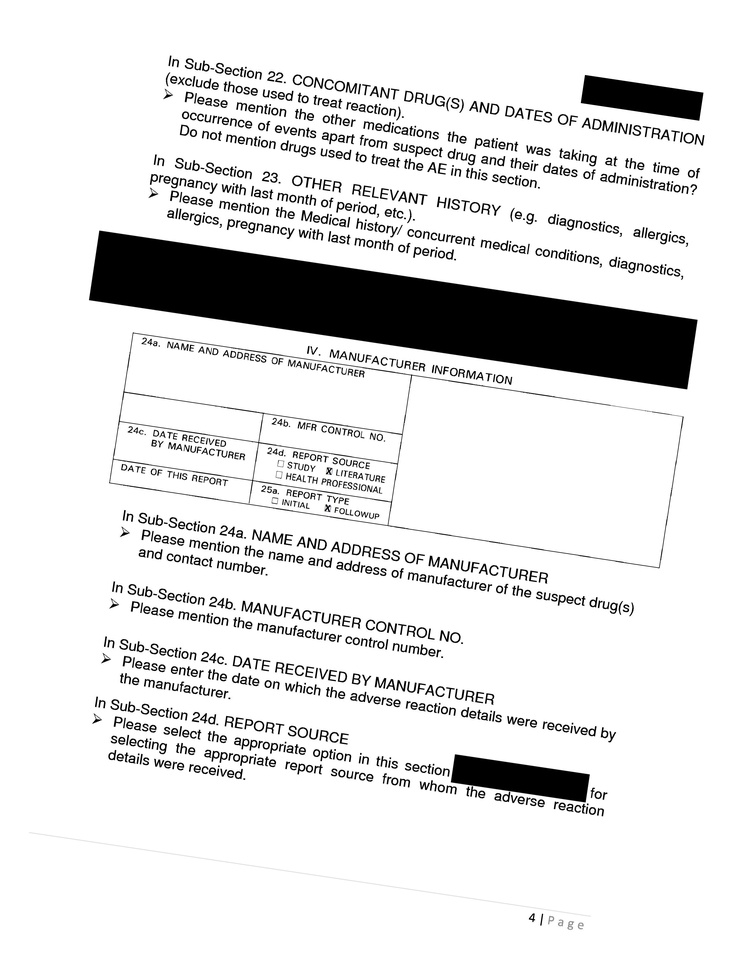
#> input picture ImageProcessingProblems/images/Skew/skew-1.jpg, 738 x 956 px, shrunk from 2550 x 3300 before the run; its folder holds only this picture in this run
$ python Deskewing.py
#> lines starting #> are read from the running program, lines starting #| are printed output that depends on the picture
import cv2
import numpy as np
import glob, os

source_path='./images/Skew/'
destination_path='./images/Skew/deskewd_images/'

for pathAndFilename in glob.iglob(os.path.join(source_path,"*.jpg")):
    #Taking the path data and opening the images
    title, ext = os.path.splitext(os.path.basename(pathAndFilename))
    print(title+ext)
    img = cv2.imread(source_path+title+ext,0)
#> img: shape (956, 738); min 0, max 255, mean 225.5
    dimension=img.shape
#> dimension = (956, 738)

    # adding boarder line of 10% just to make sure anchor point lies properly within image
    border_size = int(0.1*max(img.shape))
#> border_size = 95
    img = cv2.copyMakeBorder(img, border_size, border_size, border_size, border_size, 1)
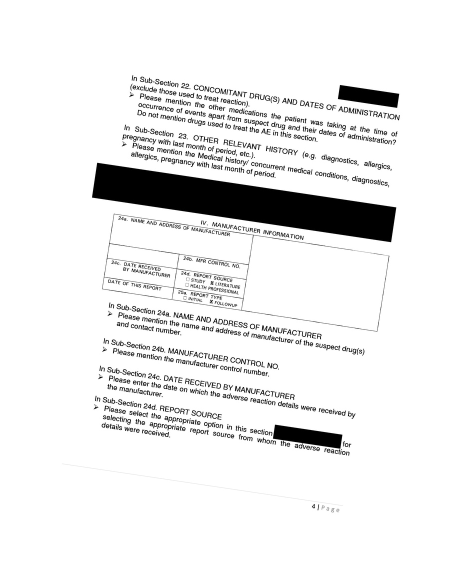
#> img: shape (1146, 928) (shown at 1/2 size); min 0, max 255, mean 235.4

    # converting image to negtive i.e. content is kept white and bg is black
    binary=cv2.bitwise_not(img)
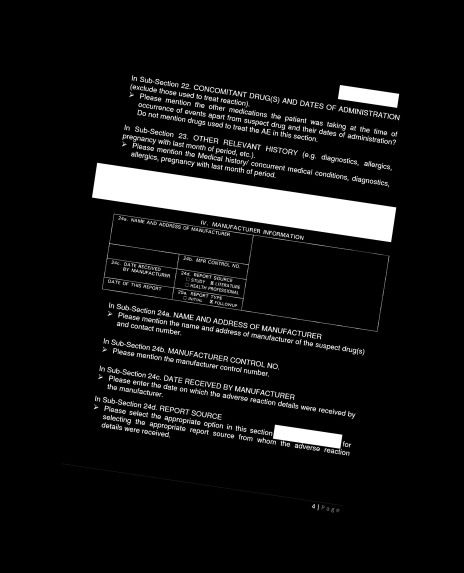
#> binary: shape (1146, 928) (shown at 1/2 size); min 0, max 255, mean 19.6

    coordinates = np.column_stack(np.where(binary > 100))
#> coordinates = 85676 pairs, first value 151 to 1023, second value 184 to 798

    # Cv2.minArea Rect creates rectangle around the given c0-ordinates and also calculates the angle at which the major axis of image lies
    ang = cv2.minAreaRect(coordinates)[-1]
#> ang = -8.22

    if ang < -45:
        ang = -(90 + ang)
    else:
        ang = -ang
#> ang = 8.22
    height, width = img.shape[:2]
#> height = 1146; width = 928
    center_img = (width / 2, height / 2)
#> center_img = (464, 573)

    # image is rotated by given angle.
    rotationMatrix = cv2.getRotationMatrix2D(center_img, ang, 1.0)
#> rotationMatrix = [[0.99, 0.143, -77.15], [-0.143, 0.99, 72.22]]
    rotated_img = cv2.warpAffine(binary, rotationMatrix, (width, height), 0)
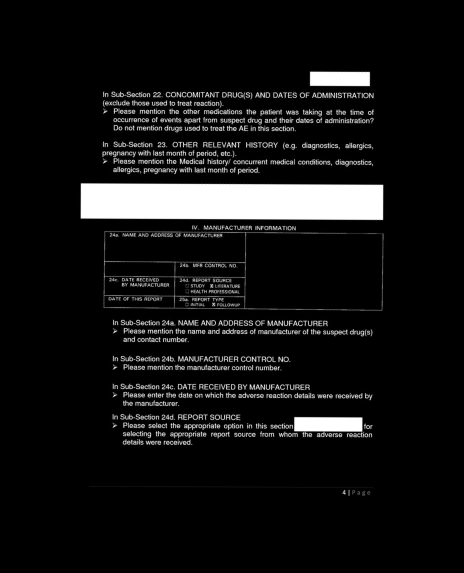
#> rotated_img: shape (1146, 928) (shown at 1/2 size); min 0, max 255, mean 19.6

    # converting to original image. Content is black on white background
    gray_img = cv2.bitwise_not(rotated_img)
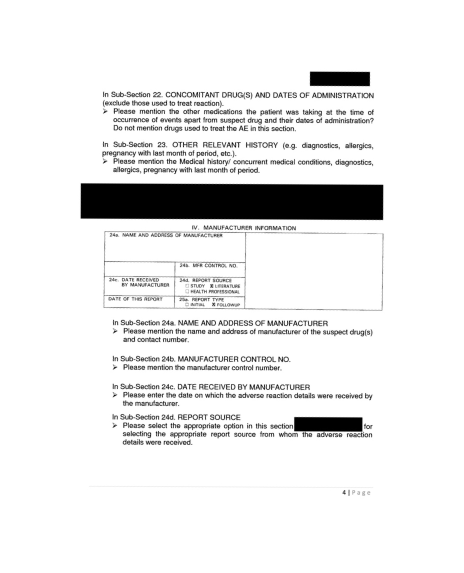
#> gray_img: shape (1146, 928) (shown at 1/2 size); min 0, max 255, mean 235.4

    # Saving the file
    Filename = destination_path + title + ext
    cv2.imwrite(Filename, gray_img)
print("Done")

$ run again, on ImageProcessingProblems/images/Skew/skew-5.jpg
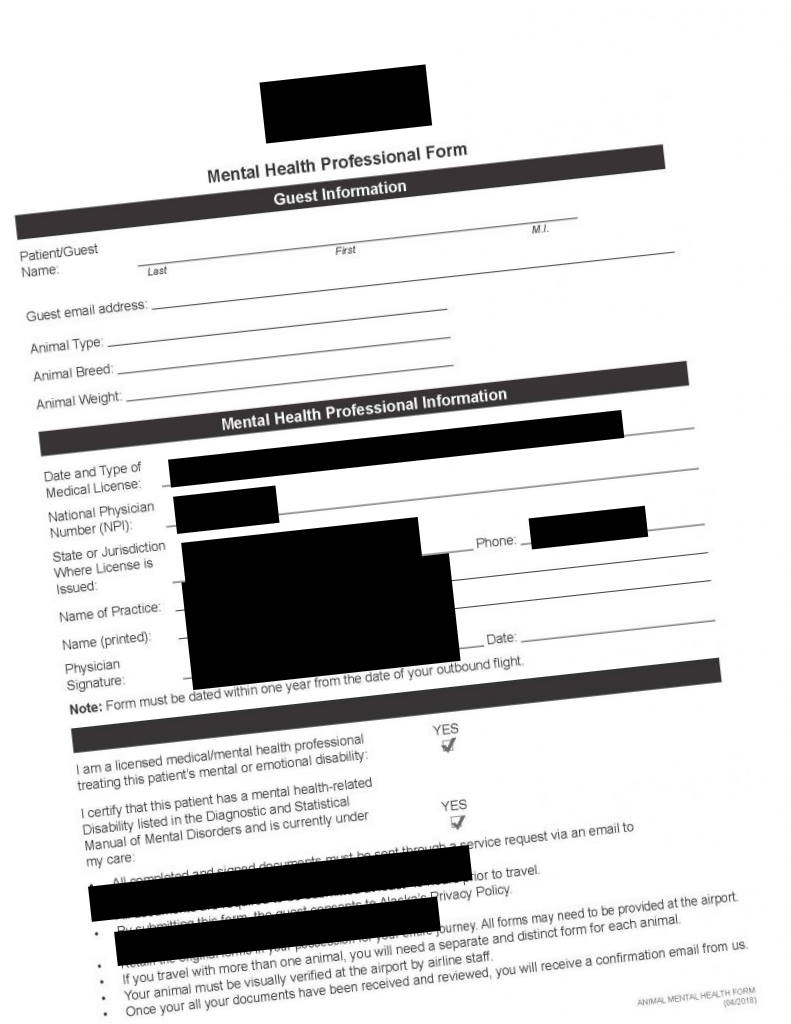
#> input picture ImageProcessingProblems/images/Skew/skew-5.jpg, 791 x 1024 px
#> `binary=cv2.bitwise_not(img)`:
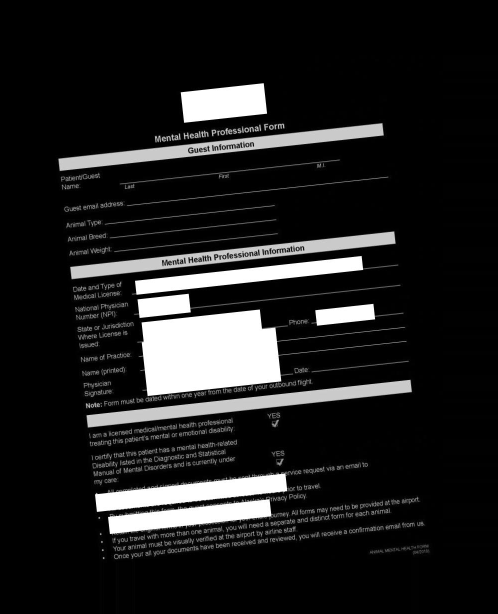
#> binary: shape (1228, 995) (shown at 1/2 size); min 0, max 255, mean 31.2
#> coordinates = 157440 pairs, first value 166 to 1117, second value 117 to 851
#> `ang = cv2.minAreaRect(coordinates)[-1]`: ang = -83.78
#> `ang = -(90 + ang)`: ang = -6.22
#> rotationMatrix = [[0.994, -0.108, 69.45], [0.108, 0.994, -50.29]]
#> `gray_img = cv2.bitwise_not(rotated_img)`:
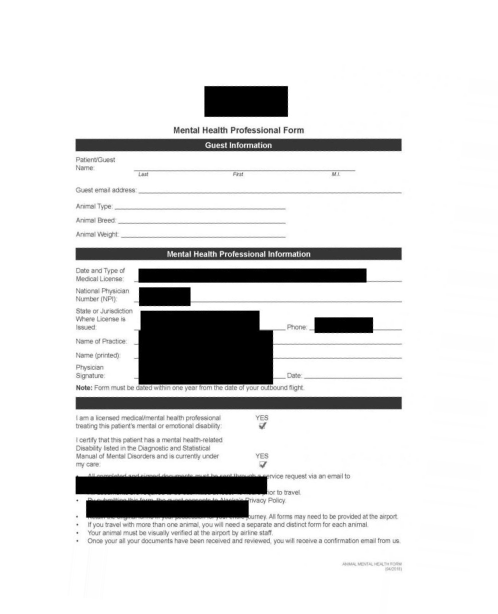
#> gray_img: shape (1228, 995) (shown at 1/2 size); min 0, max 255, mean 223.8

$ run again, on ImageProcessingProblems/images/Skew/skew-2.jpg
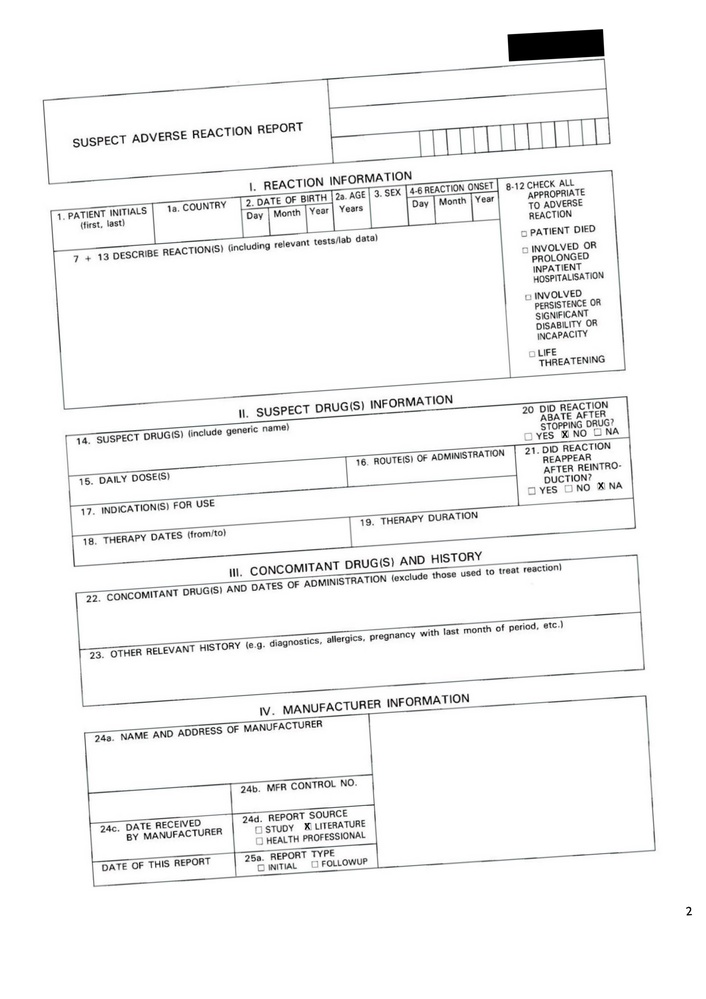
#> input picture ImageProcessingProblems/images/Skew/skew-2.jpg, 706 x 999 px, shrunk from 2481 x 3508 before the run
#> `binary=cv2.bitwise_not(img)`:
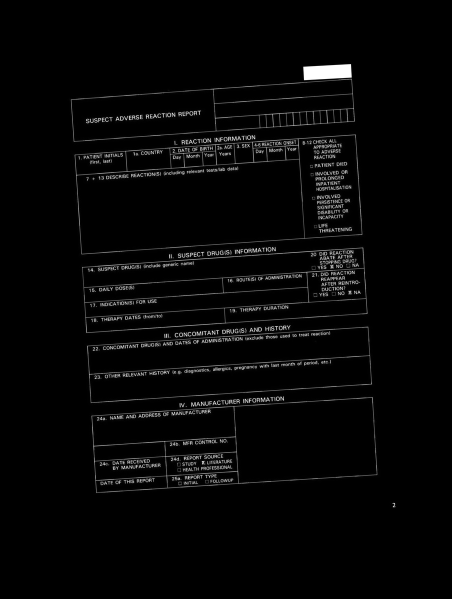
#> binary: shape (1197, 904) (shown at 1/2 size); min 0, max 255, mean 6.5
#> coordinates = 30564 pairs, first value 128 to 1014, second value 142 to 790
#> `ang = cv2.minAreaRect(coordinates)[-1]`: ang = -84.28
#> `ang = -(90 + ang)`: ang = -5.72
#> rotationMatrix = [[0.995, -0.0997, 61.94], [0.0997, 0.995, -42.09]]
#> `gray_img = cv2.bitwise_not(rotated_img)`:
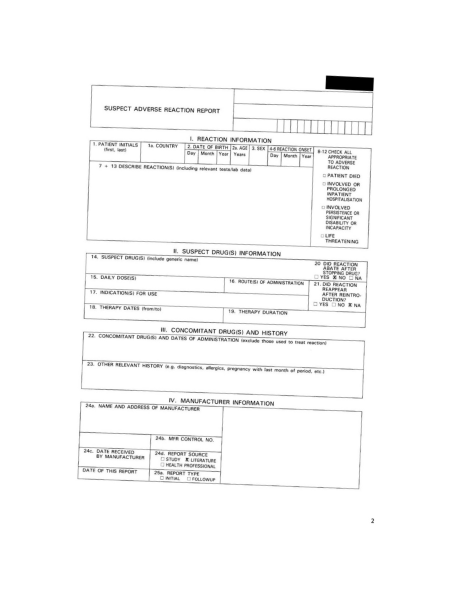
#> gray_img: shape (1197, 904) (shown at 1/2 size); min 0, max 255, mean 248.5

$ run again, on ImageProcessingProblems/images/Skew/skew-3.jpg
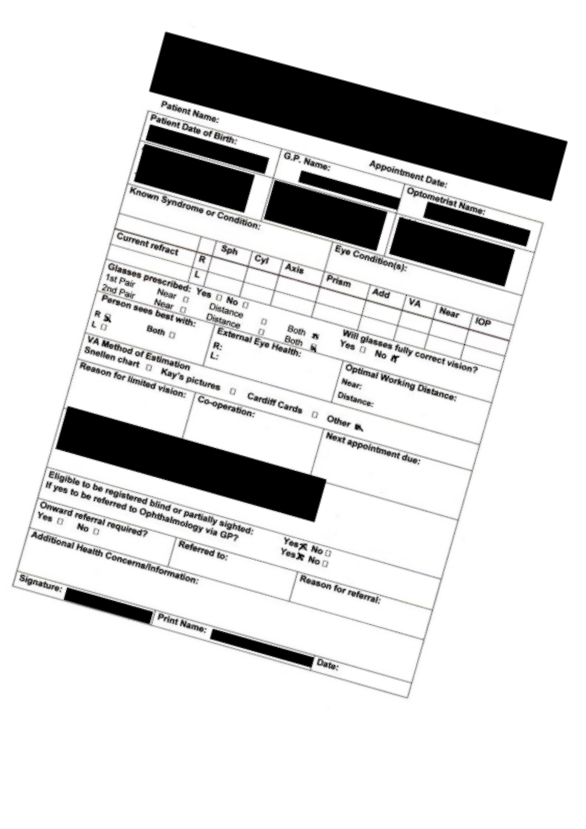
#> input picture ImageProcessingProblems/images/Skew/skew-3.jpg, 586 x 829 px
#> `binary=cv2.bitwise_not(img)`:
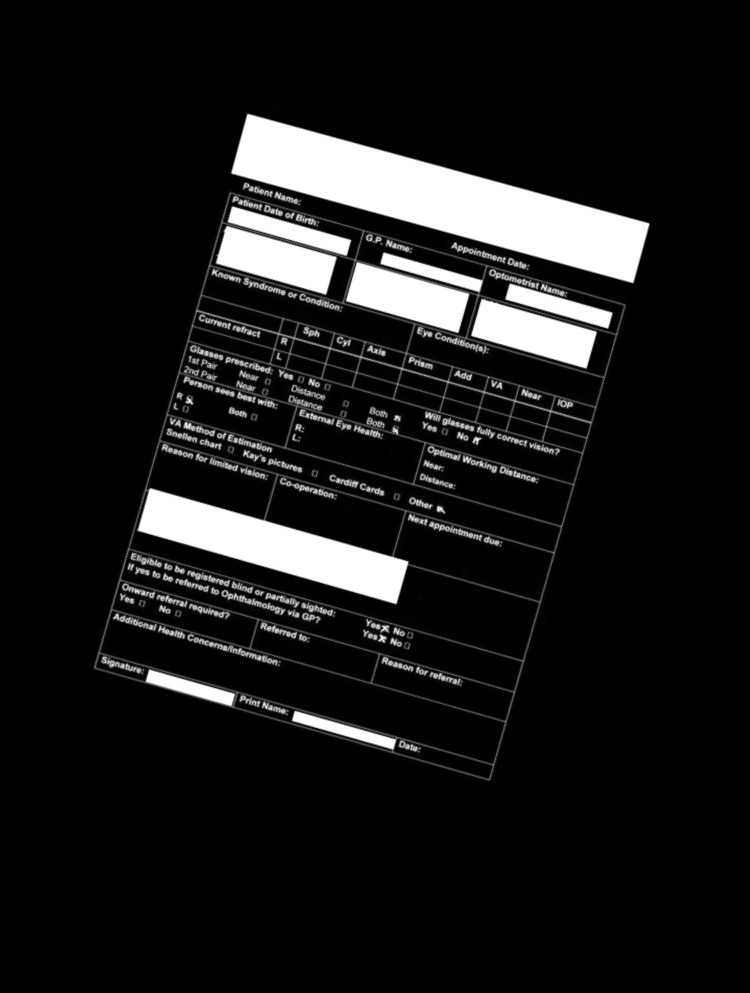
#> binary: shape (993, 750); min 0, max 255, mean 25.7
#> coordinates = 73748 pairs, first value 114 to 765, second value 98 to 649
#> `ang = cv2.minAreaRect(coordinates)[-1]`: ang = -15.35
#> `ang = -ang`: ang = 15.35
#> rotationMatrix = [[0.964, 0.265, -118], [-0.265, 0.964, 116.9]]
#> `gray_img = cv2.bitwise_not(rotated_img)`:
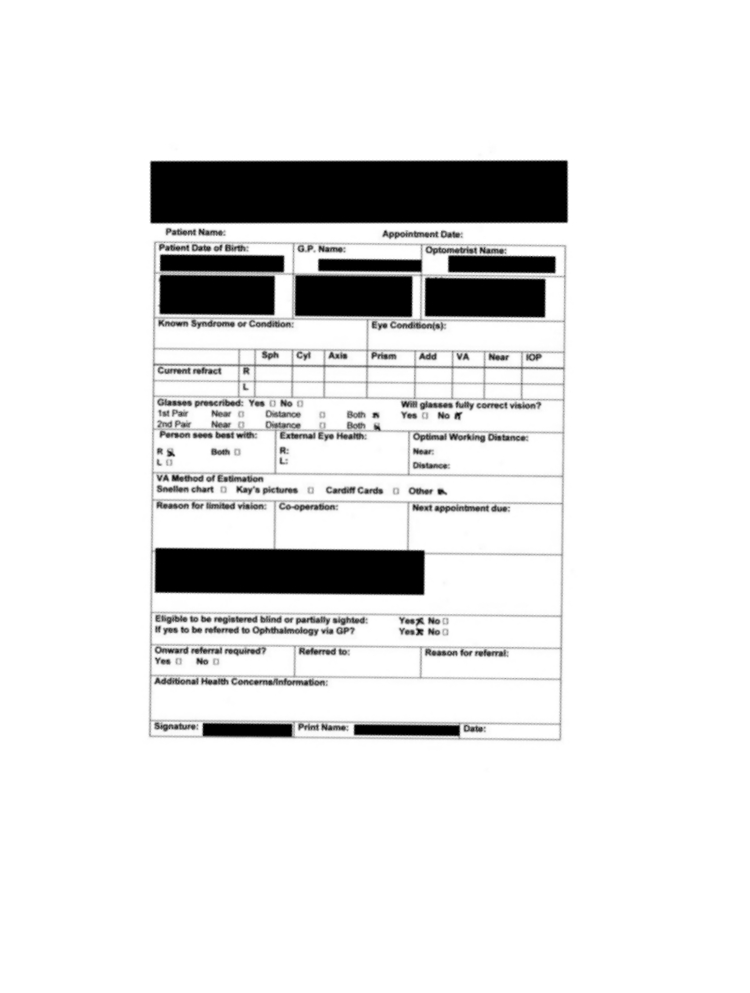
#> gray_img: shape (993, 750); min 0, max 255, mean 229.3

$ run again, on ImageProcessingProblems/images/Skew/skew-4.jpg
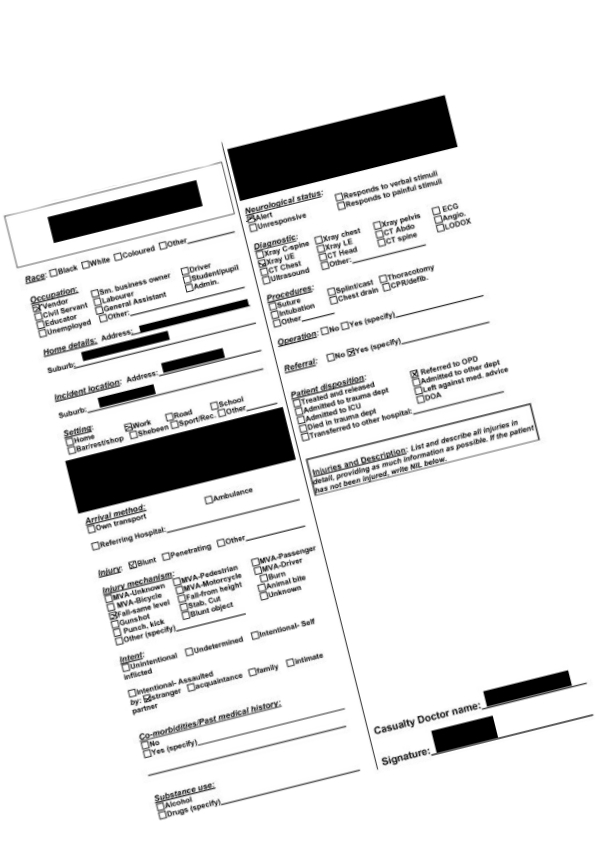
#> input picture ImageProcessingProblems/images/Skew/skew-4.jpg, 600 x 849 px
#> img is the input picture: shape (849, 600); min 0, max 255, mean 227.8
#> img: shape (1017, 768)
#> coordinates = 58609 pairs, first value 179 to 902, second value 89 to 676
#> `ang = cv2.minAreaRect(coordinates)[-1]`: ang = -75.96
#> `ang = -(90 + ang)`: ang = -14.04
#> rotationMatrix = [[0.97, -0.243, 134.8], [0.243, 0.97, -77.95]]
#> `gray_img = cv2.bitwise_not(rotated_img)`:
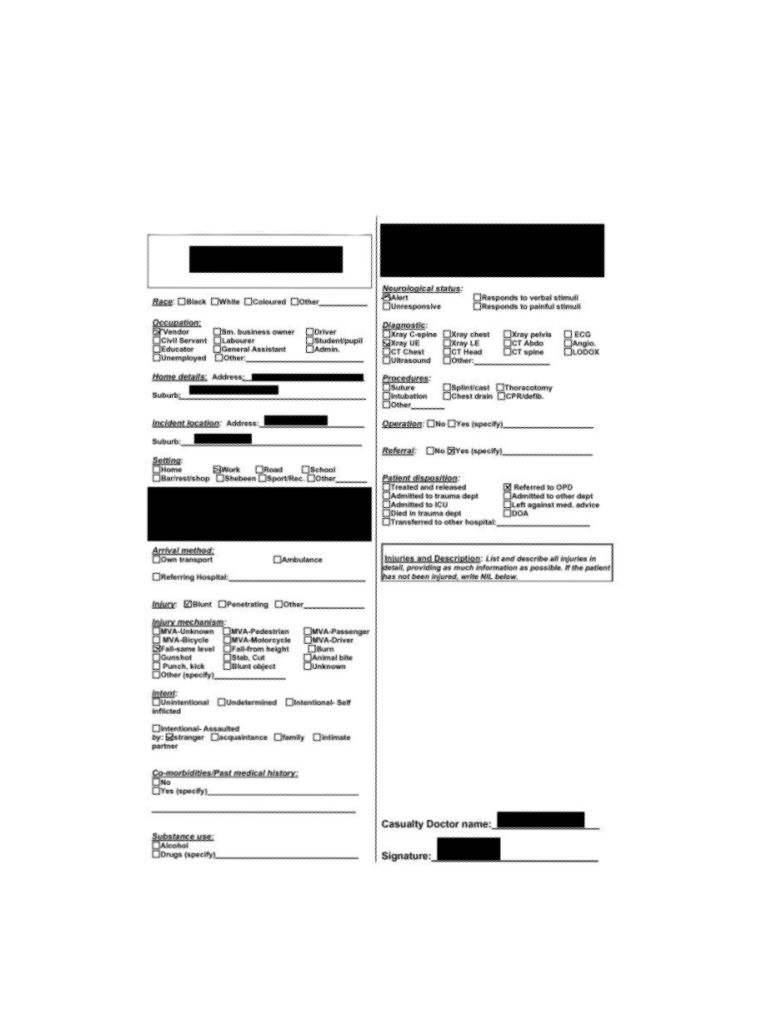
#> gray_img: shape (1017, 768); min 0, max 255, mean 237.3
